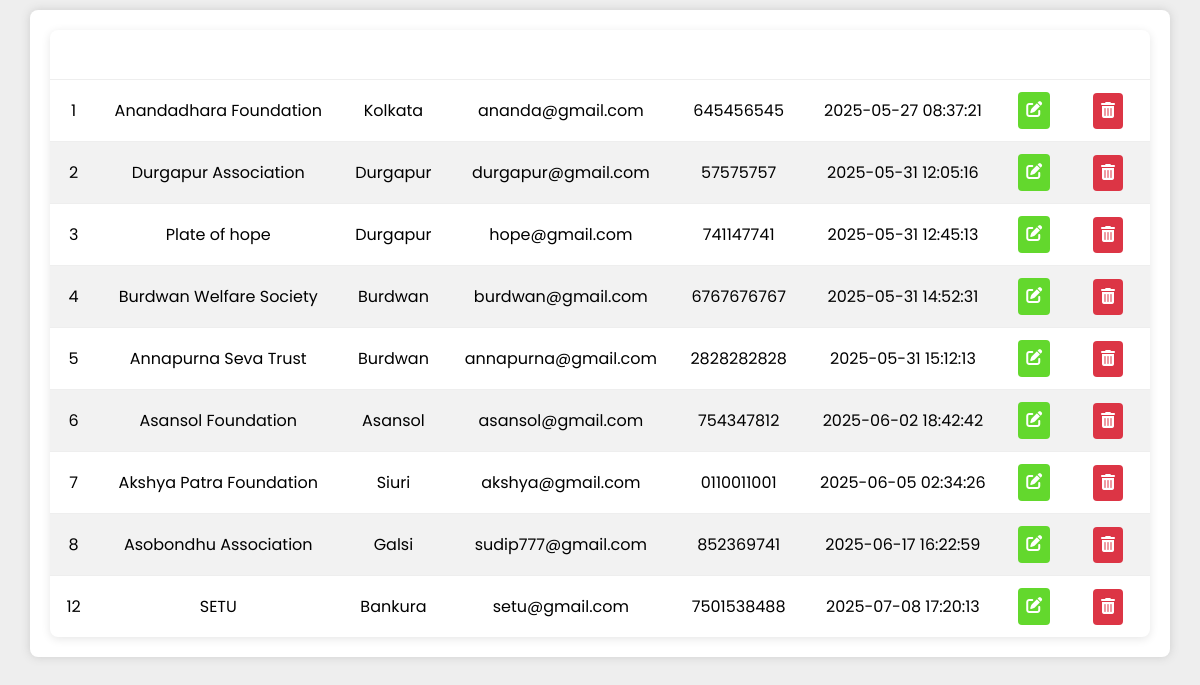
Screenshot of /admin/admin_ngo.php (signed in) with the database file from the repository.
### tables this page shows
CREATE TABLE `ngo` (
  `ngo_id` int(11) NOT NULL,
  `ngo_name` varchar(255) NOT NULL,
  `address` text NOT NULL,
  `email` varchar(100) NOT NULL,
  `phone` varchar(20) NOT NULL,
  `password` varchar(255) NOT NULL,
  `created_at` timestamp NOT NULL DEFAULT current_timestamp(),
  `image` varchar(255) DEFAULT NULL,
  `reset_otp` varchar(6) DEFAULT NULL,
  `reset_otp_expiry` datetime DEFAULT NULL
);

### admin/admin_ngo.php (the view, shortened to what this page needs)
<?php
$server = "localhost";
$user = "root";
$pass = "";
$db = "food_waste";
$conn = new mysqli($server, $user, $pass, $db);
$result = $conn->query("SELECT * FROM ngo");
?>
<!DOCTYPE html>
<html>
<head>
    <link rel="stylesheet" href="admin.css">
    <link rel="stylesheet" href="https://cdnjs.cloudflare.com/ajax/libs/font-awesome/6.4.0/css/all.min.css" />
</head>
<body>
<div class="table-container">
    <table>
        <thead>
        <tr>
            <th>ID</th>
            <th>Organization Name</th>
            <th>Address</th>
            <th>Email</th>
            <th>Phone</th>
            <th>Registered</th>
            <th>Edit</th>
            <th>Delete</th>
        </tr>
        </thead>
        <tbody>
        <?php while ($row = $result->fetch_assoc()) { ?>
            <tr>
                <td><?= $row['ngo_id'] ?></td>
                <td><?= htmlspecialchars($row['ngo_name']) ?></td>
                <td><?= htmlspecialchars($row['address']) ?></td>
                <td><?= htmlspecialchars($row['email']) ?></td>
                <td><?= htmlspecialchars($row['phone']) ?></td>
                <td><?= $row['created_at'] ?></td>
                <td>
                    <button class="btn btn-edit"
                        onclick="openModal('<?= $row['ngo_id'] ?>','<?= htmlspecialchars($row['ngo_name']) ?>','<?= htmlspecialchars($row['address']) ?>','<?= htmlspecialchars($row['email']) ?>','<?= htmlspecialchars($row['phone']) ?>')">
                        <i class="fas fa-edit"></i>
                    </button>
                </td>
                <td>
                    <a class="btn btn-delete" href="admin_ngo.php?delete_id=<?= $row['ngo_id'] ?>" onclick="return confirm('Are you sure you want to delete this NGO?');">
                        <i class="fas fa-trash-alt"></i>
                    </a>
                </td>
            </tr>
        <?php } ?>
        </tbody>
    </table>
</div>
</body>
</html>

### admin/admin.css (style rules this page uses)
* { margin: 0; padding: 0; list-style: none; text-decoration: none; box-sizing: border-box; font-family: 'Poppins', sans-serif; }
:root { --poppins: 'Poppins', sans-serif; --lato: 'Lato', sans-serif; --light: #F9F9F9; --blue: #5500cb; --light-blue: #CFE8FF; --grey: #eee; --dark-grey: #e2dfdf; --dark: #342E37; --red: #ff0800; --yellow: #fec818; --light-yellow: #FFF2C6; --orange: #fa6526; --light-orange: #FFE0D3; }
body { background: var(--grey); overflow-x: hidden; }
.table-container { background: #fff; padding: 20px; border-radius: 8px; box-shadow: 0 0 10px #ccc; width: 95%; margin: 10px auto; overflow-x: auto; }
table { width: 100%; border-collapse: collapse; background: #fff; box-shadow: 0 2px 10px rgba(0, 0, 0, 0.1); border-radius: 8px; overflow: hidden; }
th, td { padding: 12px 15px; text-align: center; border-bottom: 1px solid #eee; }
th { background: linear-gradient(135deg, rgb(9, 3, 94)); color: #fff; font-weight: bold; }
tr:nth-child(even) { background-color: #f2f2f2; }
tr:last-child td { border-bottom: none; }
.btn { border: none; border-radius: 4px; color: white; cursor: pointer; font-size: 14px; padding: 8px; }
.btn i { font-size: 16px; }
.btn-edit, .edit-btn { background-color: rgb(99, 216, 45); }
.btn-delete, .delete-btn { background-color: #dc3545; }
button { background-color: #28a745; color: white; border: none; padding: 10px 15px; border-radius: 4px; cursor: pointer; }

### rows the page displays
ngo: ngo_id "1", ngo_name "Anandadhara Foundation", address "Kolkata", email "ananda@gmail.com", phone "645456545", created_at "2025-05-27 08:37:21"
ngo: ngo_id "2", ngo_name "Durgapur Association", address "Durgapur", email "durgapur@gmail.com", phone "57575757", created_at "2025-05-31 12:05:16"
ngo: ngo_id "3", ngo_name "Plate of hope", address "Durgapur", email "hope@gmail.com", phone "741147741", created_at "2025-05-31 12:45:13"
ngo: ngo_id "4", ngo_name "Burdwan Welfare Society", address "Burdwan", email "burdwan@gmail.com", phone "6767676767", created_at "2025-05-31 14:52:31"
ngo: ngo_id "5", ngo_name "Annapurna Seva Trust", address "Burdwan", email "annapurna@gmail.com", phone "2828282828", created_at "2025-05-31 15:12:13"
ngo: ngo_id "6", ngo_name "Asansol Foundation", address "Asansol", email "asansol@gmail.com", phone "754347812", created_at "2025-06-02 18:42:42"
ngo: ngo_id "7", ngo_name "Akshya Patra Foundation", address "Siuri", email "akshya@gmail.com", phone "0110011001", created_at "2025-06-05 02:34:26"
ngo: ngo_id "8", ngo_name "Asobondhu Association", address "Galsi", email "sudip777@gmail.com", phone "852369741", created_at "2025-06-17 16:22:59"
ngo: ngo_id "12", ngo_name "SETU", address "Bankura", email "setu@gmail.com", phone "7501538488", created_at "2025-07-08 17:20:13"
